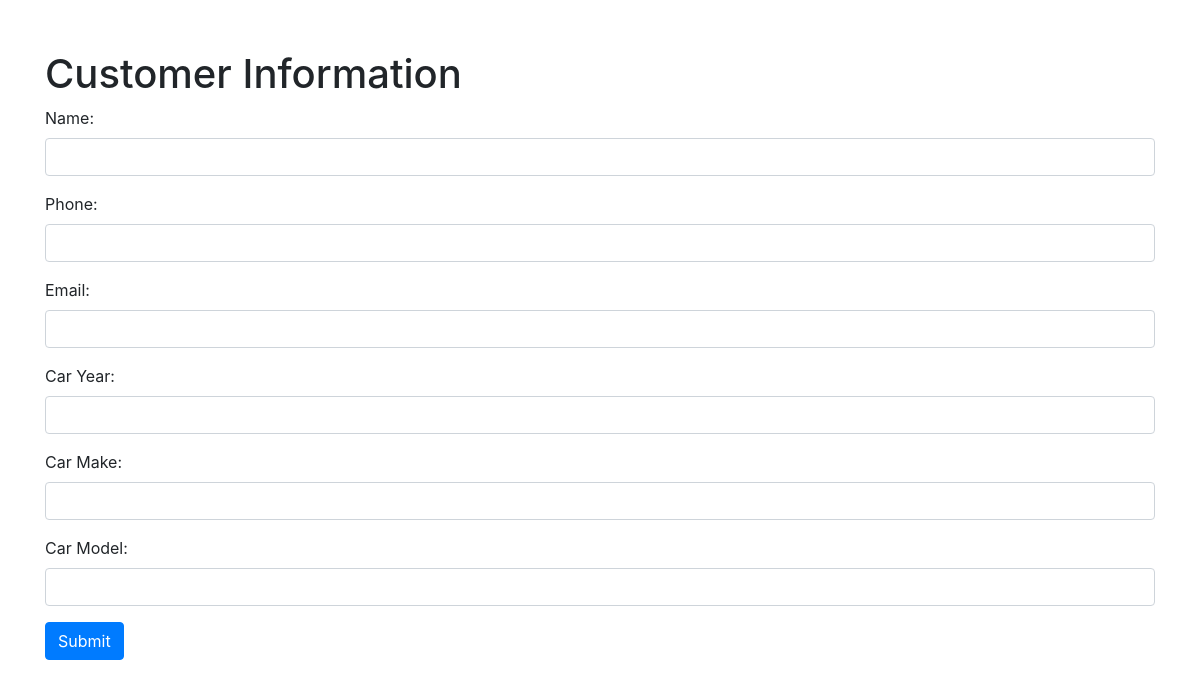
Before: /customer/1DDD with the older database file.
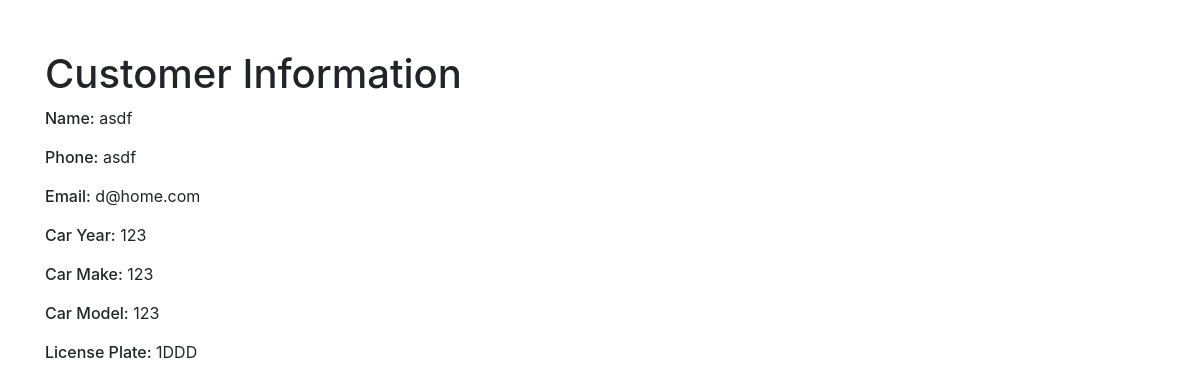
After: the same page with the newer database file.
### models.py (models this page shows, shortened)
class Customer(Base):
    __tablename__ = "customer"
    id = Column(Integer, primary_key=True)
    name = Column(String(128))
    phone = Column(String(64))
    email = Column(String(128), unique=True)
    cars = relationship("Car", backref="customer", lazy='dynamic')

class Car(Base):
    __tablename__ = "car"
    id = Column(Integer, primary_key=True)
    year = Column(String(4))
    make = Column(String(128))
    model = Column(String(128))
    license_plate = Column(String(64), unique=True)
    customer_id = Column(Integer, ForeignKey('customer.id'))

### app.py (the view)
@app.route('/customer/<license_plate>', methods=['GET', 'POST'])
def customer_info(license_plate):
    if request.method == 'POST':
        name = request.form.get('name')
        phone = request.form.get('phone')
        email = request.form.get('email')
        year = request.form.get('year')
        make = request.form.get('make')
        model = request.form.get('model')
        try:
            customer = db_session.query(Customer).filter_by(email=email).first()
            if not customer:
                customer = Customer(name=name, phone=phone, email=email)
                db_session.add(customer)
                db_session.flush()  # Ensure the customer has an ID for the new car
            car = db_session.query(Car).filter_by(license_plate=license_plate).first()
            if car:
                car.year = year
                car.make = make
                car.model = model
                car.customer = customer  # Associate the car with the (possibly new) customer
            else:
                car = Car(year=year, make=make, model=model, license_plate=license_plate, customer=customer)
                db_session.add(car)
            db_session.commit()
            return redirect(url_for('print_receipt', license_plate=license_plate))
        except SQLAlchemyError as e:
            db_session.rollback()
            app.logger.error(f"SQLAlchemy Error: {e}")
            return f"Database error occurred: {e}", 500
        except Exception as e:
            db_session.rollback()
            app.logger.error(f"Unexpected Error: {e}")
            return f"An unexpected error occurred: {e}", 500
    else:  # Handle GET request
        car = db_session.query(Car).filter_by(license_plate=license_plate).first()
        existing_car_info = {}
        if car:
            existing_car_info = {
                "name": car.customer.name,
                "phone": car.customer.phone,
                "email": car.customer.email,
                "year": car.year,
                "make": car.make,
                "model": car.model
            }
        return render_template('customer_info.html', license_plate=license_plate, existing_car_info=existing_car_info)

### templates/customer_info.html (shortened to what this page needs)
<!DOCTYPE html>
<html lang="en">
<head>
    <link rel="stylesheet" href="https://stackpath.bootstrapcdn.com/bootstrap/4.5.2/css/bootstrap.min.css">
</head>
<body>
    <div class="container">
        <h1>Customer Information</h1>
        {% if existing_car_info %}
        <div class="info-text"><span class="info-title">Name:</span> {{ existing_car_info.get('name', 'N/A') }}</div>
        <div class="info-text"><span class="info-title">Phone:</span> {{ existing_car_info.get('phone', 'N/A') }}</div>
        <div class="info-text"><span class="info-title">Email:</span> {{ existing_car_info.get('email', 'N/A') }}</div>
        <div class="info-text"><span class="info-title">Car Year:</span> {{ existing_car_info.get('year', 'N/A') }}
        </div>
        <div class="info-text"><span class="info-title">Car Make:</span> {{ existing_car_info.get('make', 'N/A') }}
        </div>
        <div class="info-text"><span class="info-title">Car Model:</span> {{ existing_car_info.get('model', 'N/A') }}
        </div>
        <div class="info-text"><span class="info-title">License Plate:</span> {{ license_plate }}</div>
        {% else %}
        <form action="/customer/{{ license_plate }}" method="post">
            <div class="form-group">
                <label for="name">Name:</label>
                <input type="text" id="name" name="name" class="form-control" required>
            </div>
            <div class="form-group">
                <label for="phone">Phone:</label>
                <input type="text" id="phone" name="phone" class="form-control" required>
            </div>
            <div class="form-group">
                <label for="email">Email:</label>
                <input type="email" id="email" name="email" class="form-control" required>
            </div>
            <div class="form-group">
                <label for="year">Car Year:</label>
                <input type="text" id="year" name="year" class="form-control" required>
            </div>
            <div class="form-group">
                <label for="make">Car Make:</label>
                <input type="text" id="make" name="make" class="form-control" required>
            </div>
            <div class="form-group">
                <label for="model">Car Model:</label>
                <input type="text" id="model" name="model" class="form-control" required>
            </div>
            <button type="submit" class="btn btn-primary">Submit</button>
        </form>
        {% endif %}
    </div>
</body>
</html>

### templates/customer_info.html (style rules this page uses)
.container { margin-top: 50px; }
.info-title { font-weight: 500; }
.info-text { margin-bottom: 15px; }

Changed rows visible on the page:
added Customer: get "asdf", get "d@home.com"
added Car: get "123", license_plate "1DDD"
Other visible differences:
text no longer shown: "Submit"
text now shown: "License Plate:"
